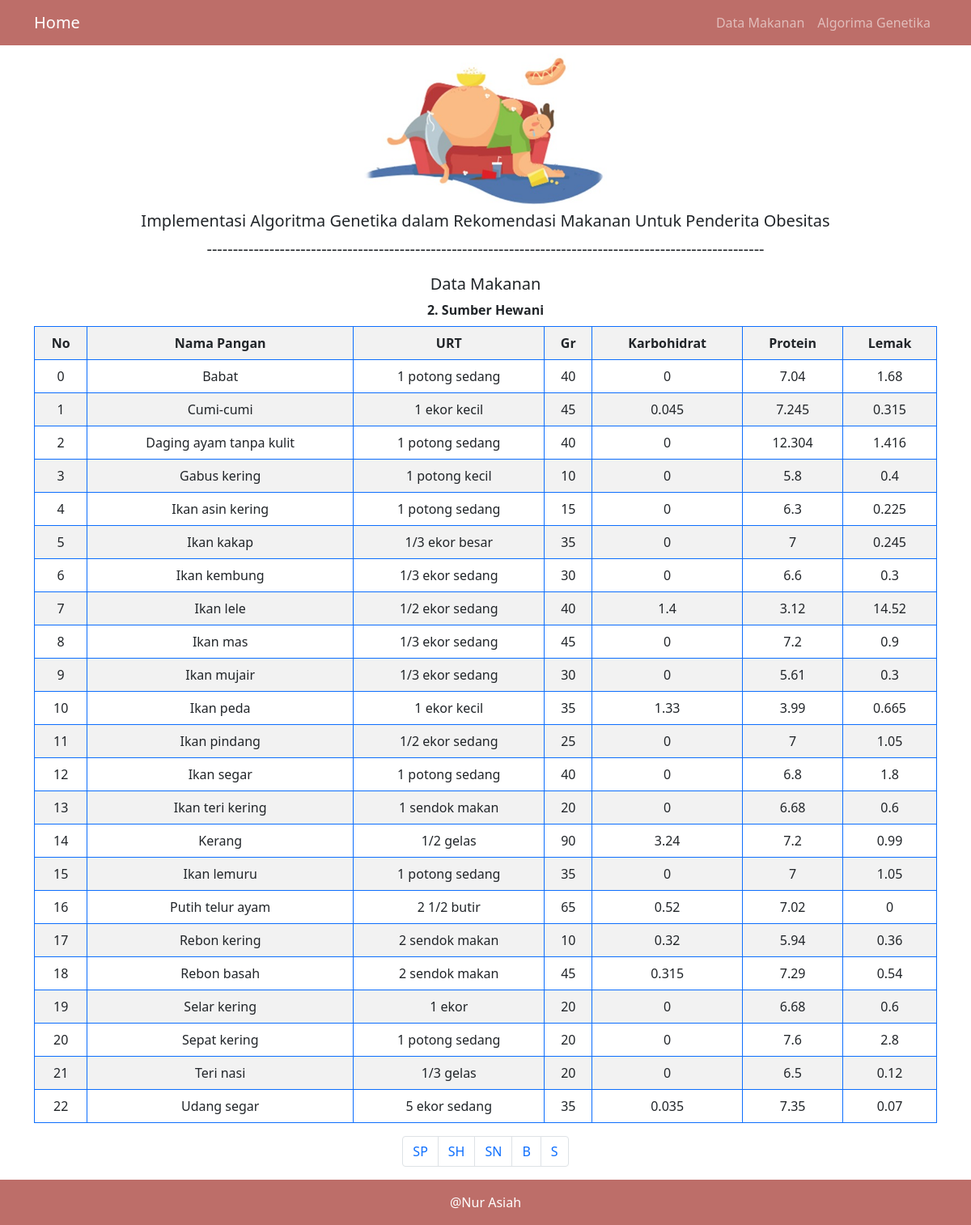
Page /sumberhewani.php on the committed database.
### tables this page shows
CREATE TABLE `sumberhewani` (
  `Index` int(100) NOT NULL,
  `Nama_Pangan` varchar(255) NOT NULL,
  `URT` tinytext NOT NULL,
  `Gr` int(100) NOT NULL,
  `Karbohidrat` float NOT NULL,
  `Protein` float NOT NULL,
  `Lemak` float NOT NULL
);

### sumberhewani.php (the view, shortened to what this page needs)
<!DOCTYPE html>
<html lang="en">
  <head>
    <link href="https://cdn.jsdelivr.net/npm/bootstrap@5.1.3/dist/css/bootstrap.min.css" rel="stylesheet" />
  </head>
  <body>
    <nav class="navbar navbar-expand-lg navbar-dark" style="background-color: rgba(158, 42, 34, 0.678)">
        <div class="container">
          <a class="navbar-brand" href="index.php">Home</a>
          <ul class="navbar-nav ms-auto">
            <li class="nav-item">
              <a class="nav-link" href="DataMakanan.php">Data Makanan</a>
            </li>
            <li class="nav-item">
              <a class="nav-link" href="Algoritma Genetika.php">Algorima Genetika</a>
            </li>
          </ul>
        </div>
      </nav>
    <section class="jumbotron text-center">
      <img src="img/IMG-20211129-WA0062.jpg" alt="asiah" width="300" />
      <h1 class="fs-5">Implementasi Algoritma Genetika dalam Rekomendasi Makanan Untuk Penderita Obesitas</h1>
      <p class="lead">-----------------------------------------------------------------------------------------------------------</p>
    </section>
    <div class="container">
            <div class="text-center mb-3">
    <h5>Data Makanan</h5>
     <table class ="table-bordered border-primary  table table-striped">
     <div class="text-center mb-2">
    <h7 class="fw-bold">2. Sumber Hewani</h7>
          <th><center>No</center></th>
          <th><center>Nama Pangan</center></th>
          <th><center>URT</center></center></th>
          <th><center>Gr</center></th>
          <th><center>Karbohidrat</center></th>
          <th><center>Protein</center></th>
          <th><center>Lemak</center></th>
    <?php
$no=0;
$ambildata = mysqli_query($koneksi, "select * from sumberhewani");
while ($tampildata = mysqli_fetch_array($ambildata)){
    echo "
    <tr>
        <td><center>$no</center></td>
        <td><center>$tampildata[Nama_Pangan]</center></td>
        <td><center>$tampildata[URT]</center></td>
        <td><center>$tampildata[Gr]</center></td>
        <td><center>$tampildata[Karbohidrat]</center></td>
        <td><center>$tampildata[Protein]</center></td>
        <td><center>$tampildata[Lemak]</center></td>
    </tr>";
$no++;
}
?>
 </table>
  <tr>
  <nav aria-label="Page navigation example">
  <ul class="pagination justify-content-center">
    <li class="page-item"><a class="page-link" href="DataMakanan.php">SP</a></li>
    <li class="page-item"><a class="page-link" href="sumberhewani.php">SH</a></li>
    <li class="page-item"><a class="page-link" href="sumbernabati.php">SN</a></li>
    <li class="page-item"><a class="page-link" href="buah.php">B</a></li>
    <li class="page-item"><a class="page-link" href="sayur.php">S</a></li>
  </ul>
</nav>
 </div>
    </div>
    <footer class="text-white" style="background-color: rgba(158, 42, 34, 0.678)">
      <div class="p-3">
        <div class="text-center">
          <h7>@Nur Asiah</h7>
        </div>
      </div>
    </footer>
 </body>
</html>

### rows in the picture
sumberhewani: Nama_Pangan "Babat", URT "1 potong sedang", Gr "40", Karbohidrat "0", Protein "7.04", Lemak "1.68"
sumberhewani: Nama_Pangan "Cumi-cumi", URT "1 ekor kecil", Gr "45", Karbohidrat "0.045", Protein "7.245", Lemak "0.315"
sumberhewani: Nama_Pangan "Daging ayam tanpa kulit", URT "1 potong sedang", Gr "40", Karbohidrat "0", Protein "12.304", Lemak "1.416"
sumberhewani: Nama_Pangan "Gabus kering", URT "1 potong kecil", Gr "10", Karbohidrat "0", Protein "5.8", Lemak "0.4"
sumberhewani: Nama_Pangan "Ikan asin kering", URT "1 potong sedang", Gr "15", Karbohidrat "0", Protein "6.3", Lemak "0.225"
sumberhewani: Nama_Pangan "Ikan kakap", URT "1/3 ekor besar", Gr "35", Karbohidrat "0", Protein "7", Lemak "0.245"
sumberhewani: Nama_Pangan "Ikan kembung", URT "1/3 ekor sedang", Gr "30", Karbohidrat "0", Protein "6.6", Lemak "0.3"
sumberhewani: Nama_Pangan "Ikan lele", URT "1/2 ekor sedang", Gr "40", Karbohidrat "1.4", Protein "3.12", Lemak "14.52"
sumberhewani: Nama_Pangan "Ikan mas", URT "1/3 ekor sedang", Gr "45", Karbohidrat "0", Protein "7.2", Lemak "0.9"
sumberhewani: Nama_Pangan "Ikan mujair", URT "1/3 ekor sedang", Gr "30", Karbohidrat "0", Protein "5.61", Lemak "0.3"
sumberhewani: Nama_Pangan "Ikan peda", URT "1 ekor kecil", Gr "35", Karbohidrat "1.33", Protein "3.99", Lemak "0.665"
sumberhewani: Nama_Pangan "Ikan pindang", URT "1/2 ekor sedang", Gr "25", Karbohidrat "0", Protein "7", Lemak "1.05"
sumberhewani: Nama_Pangan "Ikan segar", URT "1 potong sedang", Gr "40", Karbohidrat "0", Protein "6.8", Lemak "1.8"
sumberhewani: Nama_Pangan "Ikan teri kering", URT "1 sendok makan", Gr "20", Karbohidrat "0", Protein "6.68", Lemak "0.6"
sumberhewani: Nama_Pangan "Kerang", URT "1/2 gelas", Gr "90", Karbohidrat "3.24", Protein "7.2", Lemak "0.99"
sumberhewani: Nama_Pangan "Ikan lemuru", URT "1 potong sedang", Gr "35", Karbohidrat "0", Protein "7", Lemak "1.05"
sumberhewani: Nama_Pangan "Putih telur ayam", URT "2 1/2 butir", Gr "65", Karbohidrat "0.52", Protein "7.02", Lemak "0"
sumberhewani: Nama_Pangan "Rebon kering", URT "2 sendok makan", Gr "10", Karbohidrat "0.32", Protein "5.94", Lemak "0.36"
sumberhewani: Nama_Pangan "Rebon basah", URT "2 sendok makan", Gr "45", Karbohidrat "0.315", Protein "7.29", Lemak "0.54"
sumberhewani: Nama_Pangan "Selar kering", URT "1 ekor", Gr "20", Karbohidrat "0", Protein "6.68", Lemak "0.6"
sumberhewani: Nama_Pangan "Sepat kering", URT "1 potong sedang", Gr "20", Karbohidrat "0", Protein "7.6", Lemak "2.8"
sumberhewani: Nama_Pangan "Teri nasi", URT "1/3 gelas", Gr "20", Karbohidrat "0", Protein "6.5", Lemak "0.12"
sumberhewani: Nama_Pangan "Udang segar", URT "5 ekor sedang", Gr "35", Karbohidrat "0.035", Protein "7.35", Lemak "0.07"
